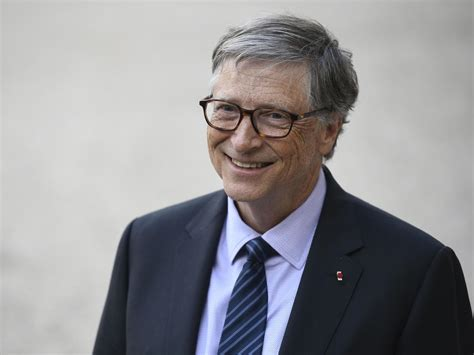
#> input picture iu.jpeg, 474 x 355 px
$ python opencv4.py
#> lines starting #> are read from the running program, lines starting #| are printed output that depends on the picture; after the words box and inside, x2 and y2 are one past the last pixel; in counts of white or black regions, pixels touching at a corner belong together
#image operations
'''Here we are going to look at different operations like
 copying a part of image modifying parts of image,etc'''

import numpy as np
import cv2

img=cv2.imread('iu.jpeg',cv2.IMREAD_COLOR)
#> img is the input picture: shape (355, 474, 3); mean B, G, R 146.9, 143.7, 144.4


#=======================================================
#                Change pixel value
#=======================================================

'''make pixel at position (55,55) white'''
img[55,55]=[255,255,255]
#> img: shape (355, 474, 3); under 0.01% of pixels changed, all inside (x1, y1, x2, y2) = (55, 55, 56, 56)
#store that pixel value in a variable for our reference
px=img[55,55]
#> px = [255, 255, 255]

#=======================================================
#                 Region of interest
#=======================================================
'''ROI'''
#Region Of Image is basically a subimage within the image
'''here we are making pixels from (100 to 150)X and (100,150)Y white'''
img[100:150,100:150]=[255,255,255]
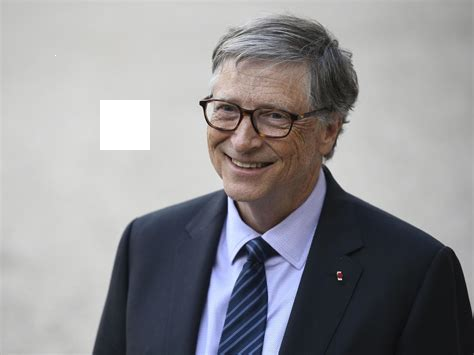
#> img: shape (355, 474, 3); mean B, G, R 147.5, 144.3, 145

#=======================================================
#                 Copy a part of image
#=======================================================
'''copying a part of image and pasting it within the image with ROI'''
part_to_copy=img[170:195,300:330]
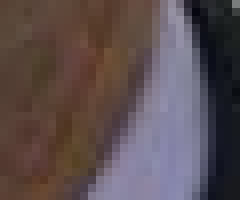
#> part_to_copy: shape (25, 30, 3) (shown 8 times larger); mean B, G, R 79.7, 77.4, 91.1
'''make sure that region where the part is copied has the same size as the part to be copied'''
img[0:25,0:30]=part_to_copy
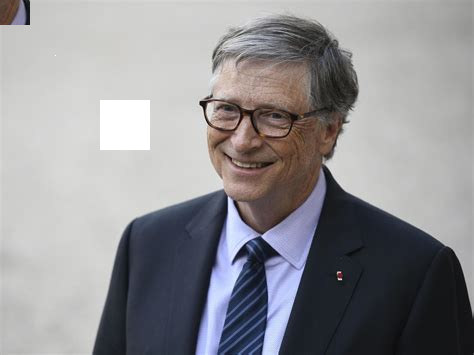
#> img: shape (355, 474, 3); 0.45% of pixels changed, all inside (x1, y1, x2, y2) = (0, 0, 30, 25)

#=======================================================
#                 Output Image to screen
#=======================================================
cv2.imshow('image',img)

cv2.waitKey(0)
cv2.destroyAllWindows()
